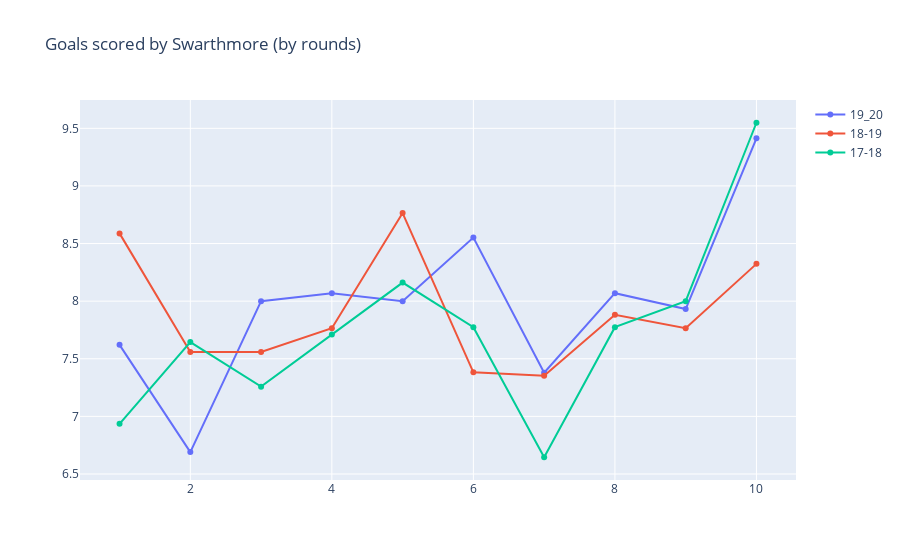

Notebook code for this chart:
### Markdown cell above
## Swarthmore's 19-20 teams looks the most balanced out of the past 3 seasons, as seen by the lowest sd of point difference in rounds; they fell off quite hard in the two earlier seasons but they have seemingly gotten better at sealing off the game

### Code cell
fig = go.Figure()
fig.add_trace(go.Scatter(x=rounds, y=rb1_gf,
                    mode='lines+markers',
                    name='19_20'))
fig.add_trace(go.Scatter(x=rounds, y=rb2_gf,
                    mode='lines+markers',
                    name='18-19'))
fig.add_trace(go.Scatter(x=rounds, y=rb3_gf,
                    mode='lines+markers', name='17-18'))
fig.update_layout(title='Goals scored by Swarthmore (by rounds)')
fig.show()

### Figure 1 — Plotly figure (JSON) as saved in the notebook; plotly's stock layout.template omitted (floating-point values rounded to 4 significant figures)
{"data": [{"mode": "lines+markers", "name": "19_20", "type": "scatter", "x": [1, 2, 3, 4, 5, 6, 7, 8, 9, 10], "y": [7.621, 6.69, 8, 8.069, 8, 8.552, 7.379, 8.069, 7.931, 9.414]}, {"mode": "lines+markers", "name": "18-19", "type": "scatter", "x": [1, 2, 3, 4, 5, 6, 7, 8, 9, 10], "y": [8.588, 7.559, 7.559, 7.765, 8.765, 7.382, 7.353, 7.882, 7.765, 8.324]}, {"mode": "lines+markers", "name": "17-18", "type": "scatter", "x": [1, 2, 3, 4, 5, 6, 7, 8, 9, 10], "y": [6.935, 7.645, 7.258, 7.71, 8.161, 7.774, 6.645, 7.774, 8, 9.548]}], "layout": {"title": {"text": "Goals scored by Swarthmore (by rounds)"}}}
